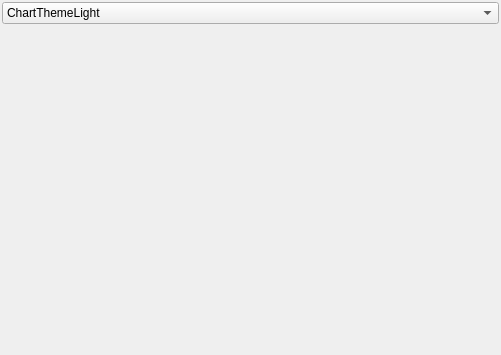
<?xml version="1.0" encoding="UTF-8"?>
<ui version="4.0">
 <class>Histogram</class>
 <widget class="QWidget" name="Histogram">
  <property name="geometry">
   <rect>
    <x>0</x>
    <y>0</y>
    <width>501</width>
    <height>355</height>
   </rect>
  </property>
  <property name="windowTitle">
   <string>Form</string>
  </property>
  <layout class="QGridLayout" name="gridLayout">
   <property name="leftMargin">
    <number>2</number>
   </property>
   <property name="topMargin">
    <number>2</number>
   </property>
   <property name="rightMargin">
    <number>2</number>
   </property>
   <property name="bottomMargin">
    <number>2</number>
   </property>
   <property name="spacing">
    <number>2</number>
   </property>
   <item row="1" column="0">
    <widget class="QChartView" name="barChart" native="true">
     <property name="sizePolicy">
      <sizepolicy hsizetype="Preferred" vsizetype="MinimumExpanding">
       <horstretch>0</horstretch>
       <verstretch>0</verstretch>
      </sizepolicy>
     </property>
    </widget>
   </item>
   <item row="0" column="0">
    <layout class="QHBoxLayout" name="horizontalLayout">
     <item>
      <widget class="QComboBox" name="cbTheme">
       <property name="sizePolicy">
        <sizepolicy hsizetype="Preferred" vsizetype="Fixed">
         <horstretch>0</horstretch>
         <verstretch>0</verstretch>
        </sizepolicy>
       </property>
       <item>
        <property name="text">
         <string>ChartThemeLight</string>
        </property>
       </item>
       <item>
        <property name="text">
         <string>ChartThemeBlueCerulean</string>
        </property>
       </item>
       <item>
        <property name="text">
         <string>ChartThemeDark</string>
        </property>
       </item>
       <item>
        <property name="text">
         <string>ChartThemeBrownSand</string>
        </property>
       </item>
       <item>
        <property name="text">
         <string>ChartThemeBlueNcs</string>
        </property>
       </item>
       <item>
        <property name="text">
         <string>ChartThemeHighContrast</string>
        </property>
       </item>
       <item>
        <property name="text">
         <string>ChartThemeBlueIcy</string>
        </property>
       </item>
       <item>
        <property name="text">
         <string>ChartThemeQt</string>
        </property>
       </item>
      </widget>
     </item>
    </layout>
   </item>
  </layout>
 </widget>
 <customwidgets>
  <customwidget>
   <class>QChartView</class>
   <extends>QWidget</extends>
   <header>qchartview.h</header>
   <container>1</container>
  </customwidget>
 </customwidgets>
 <resources/>
 <connections/>
</ui>
